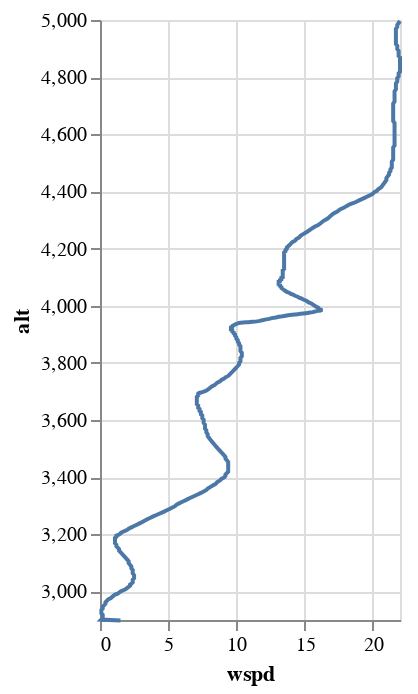

Notebook cell for this chart:
### Code cell
alt.Chart(src_morn).mark_line().encode(
    alt.X('wspd:Q'),
    alt.Y('alt:Q').scale(zero=False, nice=False, domain=[2900, 5000]),
    order='alt'
).properties(width=150, height = 300)

### Figure 1 — Vega-Lite specification as saved in the notebook (floating-point values rounded to 4 significant figures; data arrays with more than 128 entries replaced by an {"elided": "..."} marker saying what was removed)
{"config": {"view": {"continuousWidth": 300, "continuousHeight": 300}}, "data": {"name": "data-a22b52256a3214fd5e4e46bcc814daef"}, "mark": {"type": "line"}, "encoding": {"order": {"field": "alt", "type": "quantitative"}, "x": {"field": "wspd", "type": "quantitative"}, "y": {"field": "alt", "scale": {"zero": false, "nice": false, "domain": [2900, 5000]}, "type": "quantitative"}}, "height": 300, "width": 150, "$schema": "https://vega.github.io/schema/vega-lite/v5.20.1.json", "datasets": {"data-a22b52256a3214fd5e4e46bcc814daef": {"elided": "460 records"}}}
